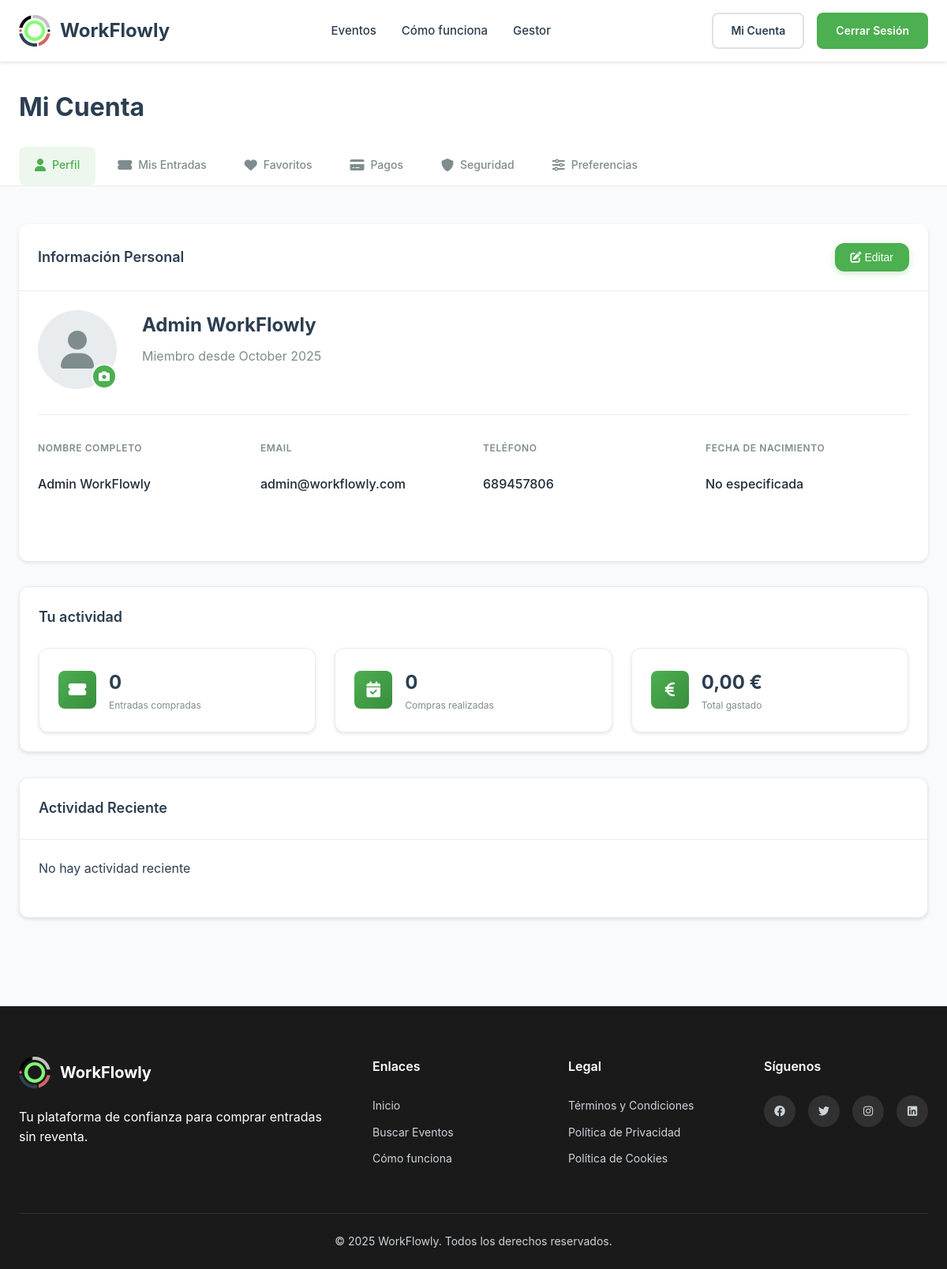
The page /views/account.php (signed in) on the database its author committed.
### tables this page shows
CREATE TABLE `usuario` (
  `idUsuario` int NOT NULL AUTO_INCREMENT,
  `nombre` varchar(100) NOT NULL,
  `apellidos` varchar(100) NOT NULL,
  `email` varchar(100) NOT NULL,
  `password` varchar(255) NOT NULL,
  `telefono` varchar(20) DEFAULT NULL,
  `fechaNacimiento` date DEFAULT NULL,
  `fechaRegistro` datetime NOT NULL DEFAULT CURRENT_TIMESTAMP,
  `tipoUsuario` enum('NoRegistrado','Comprador','Organizador','Admin') NOT NULL DEFAULT 'NoRegistrado',
  `idEstadoUsuario` int NOT NULL,
  PRIMARY KEY (`idUsuario`),
  UNIQUE KEY `email` (`email`),
  KEY `idEstadoUsuario` (`idEstadoUsuario`),
  CONSTRAINT `usuario_ibfk_1` FOREIGN KEY (`idEstadoUsuario`) REFERENCES `estado` (`idEstado`)
);

### config/config.php (called while the page is built, shortened)
<?php
spl_autoload_register(function ($class_name) {
    $directories = [
        BASE_PATH . '/models/',
        BASE_PATH . '/controllers/',
    ];
    foreach ($directories as $directory) {
        $file = $directory . $class_name . '.php';
        if (file_exists($file)) {
            return;
        }
    }
});
function format_price($price) {
    return number_format($price, 2, ',', '.') . ' €';
}

### models/Usuario.php (called while the page is built, shortened)
<?php
class Usuario {
    private $conn;
    private $table_name = "Usuario";
    public function __construct($db) {
        $this->conn = $db;
    }
    public function obtenerPorId($id) {
        $query = "SELECT u.*, e.nombre as estado_nombre
                  FROM " . $this->table_name . " u
                  INNER JOIN Estado e ON u.idEstadoUsuario = e.idEstado
                  WHERE u.idUsuario = :id
                  LIMIT 1";
        $stmt = $this->conn->prepare($query);
        $stmt->bindParam(":id", $id);
        $stmt->execute();
        if ($stmt->rowCount() > 0) {
            return $stmt->fetch(PDO::FETCH_ASSOC);
        }
        return null;
    }
}
?>

### models/Compra.php (called while the page is built, shortened)
<?php
class Compra {
    private $conn;
    private $table_name = "Compra";
    public function __construct($db) {
        $this->conn = $db;
    }
    public function obtenerComprasUsuario($idUsuario) {
    $query = "SELECT c.*,
                     mp.tipo as metodo_pago,
                     est.nombre as estado_compra,
                     COUNT(DISTINCT dc.idDetalleCompra) as num_detalles,
                     COUNT(DISTINCT e.idEntrada) as num_entradas
              FROM " . $this->table_name . " c
              INNER JOIN MetodoPago mp ON c.idMetodoPago = mp.idMetodoPago
              INNER JOIN Estado est ON c.idEstadoCompra = est.idEstado
              LEFT JOIN DetalleCompra dc ON c.idCompra = dc.idCompra
              LEFT JOIN Entrada e ON dc.idDetalleCompra = e.idDetalleCompra
              WHERE c.idUsuario = :idUsuario
              GROUP BY c.idCompra
              ORDER BY c.fechaCompra DESC";
    $stmt = $this->conn->prepare($query);
    $stmt->bindParam(':idUsuario', $idUsuario);
    $stmt->execute();
    return $stmt->fetchAll(PDO::FETCH_ASSOC);
}
    public function obtenerEntradasUsuario($idUsuario) {
    $query = "SELECT e.*,
                     ev.nombre as evento_nombre,
                     ev.fechaInicio,
                     ev.fechaFin,
                     ev.ubicacion,
                     ev.imagenPrincipal,
                     te.nombre as tipo_entrada_nombre,
                     est.nombre as estado_entrada,
                     GROUP_CONCAT(DISTINCT z.nombre SEPARATOR ', ') as zona_nombre
              FROM Entrada e
              INNER JOIN DetalleCompra dc ON e.idDetalleCompra = dc.idDetalleCompra
              INNER JOIN Compra c ON dc.idCompra = c.idCompra
              INNER JOIN TipoEntrada te ON dc.idTipoEntrada = te.idTipoEntrada
              INNER JOIN Evento ev ON te.idEvento = ev.idEvento
              INNER JOIN Estado est ON e.idEstadoEntrada = est.idEstado
              LEFT JOIN TipoEntradaZona tez ON te.idTipoEntrada = tez.idTipoEntrada
              LEFT JOIN Zona z ON tez.idZona = z.idZona
              WHERE c.idUsuario = :idUsuario
              GROUP BY e.idEntrada
              ORDER BY ev.fechaInicio DESC";
    $stmt = $this->conn->prepare($query);
    $stmt->bindParam(':idUsuario', $idUsuario);
    $stmt->execute();
    return $stmt->fetchAll(PDO::FETCH_ASSOC);
}
}
?>

### views/account.php (the view, shortened to what this page needs)
<?php
require_once '../config/config.php';
$database = new Database();
$db = $database->getConnection();
$usuarioModel = new Usuario($db);
$usuario = $usuarioModel->obtenerPorId($_SESSION['user_id']);
$compraModel = new Compra($db);
$entradas = $compraModel->obtenerEntradasUsuario($_SESSION['user_id']);
$compras = $compraModel->obtenerComprasUsuario($_SESSION['user_id']);
$active_tab = 'profile';
?>
<!DOCTYPE html>
<html lang="es">
<head>
    <link rel="stylesheet" href="../assets/css/account.css">
    <link href="https://cdnjs.cloudflare.com/ajax/libs/font-awesome/6.0.0/css/all.min.css" rel="stylesheet">
</head>
<body>
    <?php include __DIR__ . '/../includes/header.php'; ?>
    <main class="account-main">
      <section class="account-nav">
        <div class="container">
            <h1>Mi Cuenta</h1>
            <nav class="account-tabs">
                <a href="#profile" class="tab-btn <?php echo $active_tab === 'profile' ? 'active' : ''; ?>" onclick="showTab(event, 'profile')">
                    <i class="fas fa-user"></i> Perfil
                </a>
                <a href="#tickets" class="tab-btn <?php echo $active_tab === 'tickets' ? 'active' : ''; ?>" onclick="showTab(event, 'tickets')">
                    <i class="fas fa-ticket-alt"></i> Mis Entradas
                </a>
                <a href="#favoritos" class="tab-btn <?php echo $active_tab === 'favoritos' ? 'active' : ''; ?>" onclick="showTab(event, 'favoritos')">
                    <i class="fas fa-heart"></i> Favoritos
                </a>
                <a href="#payments" class="tab-btn <?php echo $active_tab === 'payments' ? 'active' : ''; ?>" onclick="showTab(event, 'payments')">
                    <i class="fas fa-credit-card"></i> Pagos
                </a>
                <a href="#security" class="tab-btn <?php echo $active_tab === 'security' ? 'active' : ''; ?>" onclick="showTab(event, 'security')">
                    <i class="fas fa-shield-alt"></i> Seguridad
                </a>
                <a href="#preferences" class="tab-btn <?php echo $active_tab === 'preferences' ? 'active' : ''; ?>" onclick="showTab(event, 'preferences')">
                    <i class="fas fa-sliders-h"></i> Preferencias
                </a>
            </nav>
        </div>
    </section>
    <div class="account-content">
        <div class="container">
            <div class="tab-content <?php echo $active_tab === 'profile' ? 'active' : ''; ?>" id="profile">
                <div class="content-grid">
                    <div class="profile-card">
                        <div class="card-header">
                            <h2>Información Personal</h2>
                            <button class="btn-edit" onclick="toggleEditMode()">
                                <i class="fas fa-edit"></i> Editar
                            </button>
                        </div>
                        <div class="card-body">
                            <div class="profile-header">
                                <div class="avatar-large">
                                    <i class="fas fa-user"></i>
                                    <button class="avatar-upload">
                                        <i class="fas fa-camera"></i>
                                    </button>
                                </div>
                                <div class="profile-main">
                                    <h3><?php echo htmlspecialchars($usuario['nombre'] . ' ' . $usuario['apellidos']); ?></h3>
                                    <p class="user-since">Miembro desde <?php echo date('F Y', strtotime($usuario['fechaRegistro'])); ?></p>
                                </div>
                            </div>
                            <form method="POST" action="" class="profile-form" id="profileForm">
                                <div class="profile-details">
                                    <div class="detail-group">
                                        <label>Nombre completo</label>
                                        <div class="detail-display">
                                            <p><?php echo htmlspecialchars($usuario['nombre'] . ' ' . $usuario['apellidos']); ?></p>
                                        </div>
                                    </div>
                                    <div class="detail-group">
                                        <label>Email</label>
                                        <p><?php echo htmlspecialchars($usuario['email']); ?></p>
                                    </div>
                                    <div class="detail-group">
                                        <label>Teléfono</label>
                                        <div class="detail-display">
                                            <p><?php echo htmlspecialchars($usuario['telefono'] ?? 'No especificado'); ?></p>
                                        </div>
                                    </div>
                                    <div class="detail-group">
                                        <label>Fecha de nacimiento</label>
                                        <p><?php echo !empty($usuario['fechaNacimiento']) ? date('d/m/Y', strtotime($usuario['fechaNacimiento'])) : 'No especificada'; ?></p>
                                    </div>
                                </div>
                            </form>
                        </div>
                    </div>
                    <div class="stats-card">
                        <h3>Tu actividad</h3>
                        <div class="stats-grid">
                            <div class="stat-item">
                                <div class="stat-icon">
                                    <i class="fas fa-ticket-alt"></i>
                                </div>
                                <div class="stat-content">
                                    <span class="stat-value"><?php echo count($entradas); ?></span>
                                    <span class="stat-label">Entradas compradas</span>
                                </div>
                            </div>
                            <div class="stat-item">
                                <div class="stat-icon">
                                    <i class="fas fa-calendar-check"></i>
                                </div>
                                <div class="stat-content">
                                    <span class="stat-value"><?php echo count($compras); ?></span>
                                    <span class="stat-label">Compras realizadas</span>
                                </div>
                            </div>
                            <div class="stat-item">
                                <div class="stat-icon">
                                    <i class="fas fa-euro-sign"></i>
                                </div>
                                <div class="stat-content">
                                    <span class="stat-value">
                                        <?php
                                        $total = array_sum(array_column($compras, 'total'));
                                        echo format_price($total);
                                        ?>
                                    </span>
                                    <span class="stat-label">Total gastado</span>
                                </div>
                            </div>
                        </div>
                    </div>
                    <div class="activity-card">
                        <div class="card-header">
                            <h3>Actividad Reciente</h3>
                        </div>
                        <div class="card-body">
                            <div class="activity-list">
                                <?php if (empty($compras)): ?>
                                <p class="text-muted">No hay actividad reciente</p>
                                <?php endif; ?>
                            </div>
                        </div>
                    </div>
                </div>
            </div>
        </div>
    </div>
    </main>
    <?php include __DIR__ . '/../includes/footer.php'; ?>
</body>
</html>

### assets/css/header.css (style rules this page uses)
:root { --primary-color: #4CAF50; --primary-dark: #388E3C; --text-dark: #2C3E50; --text-light: #7F8C8D; --white: #FFFFFF; --gray-300: #DEE2E6; --font-primary: 'Inter', -apple-system, BlinkMacSystemFont, 'Segoe UI', Roboto, sans-serif; --border-radius-small: 8px; --shadow-small: 0 2px 4px rgba(0,0,0,0.1); --shadow-medium: 0 4px 12px rgba(0,0,0,0.15); --spacing-xs: 8px; --spacing-sm: 16px; --spacing-md: 24px; --spacing-lg: 32px; }

### rows shown on the page
usuario: nombre+apellidos "Admin WorkFlowly", fechaRegistro "October 2025", email "admin@workflowly.com", telefono "689457806"

### other values the page prints
count($entradas) "0"
count($compras) "0"
format_price($total) "0,00 €"
